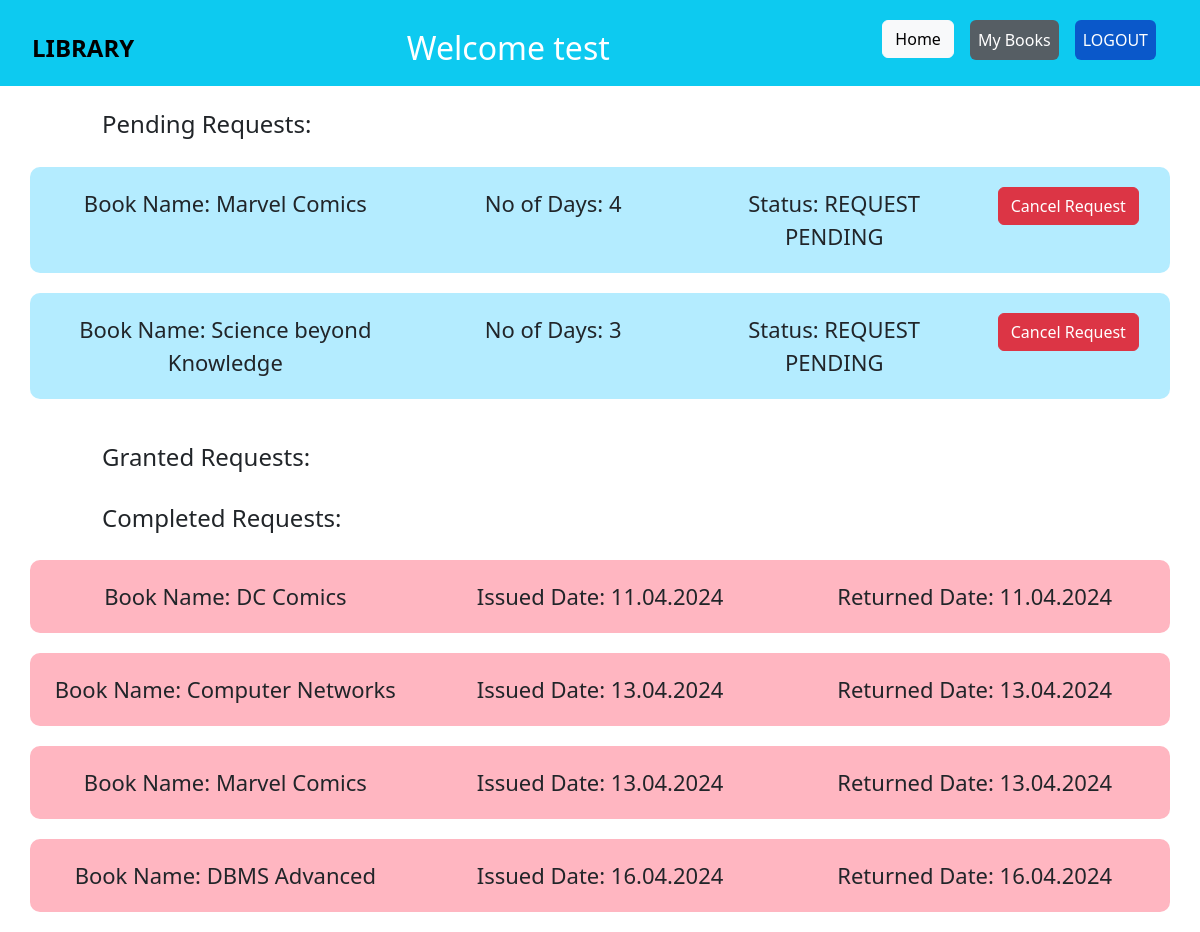
Page /my-books/2 (signed in) on the committed database.
### app.py (models this page shows)
class User(db.Model, UserMixin):
    __tablename__ = 'user'
    id = db.Column(db.Integer, primary_key=True, autoincrement=True, unique=True)
    username = db.Column(db.String(20), nullable=False, unique=True)
    name = db.Column(db.String(30))
    email = db.Column(db.String(40), unique=True)
    password = db.Column(db.String(80), nullable=False)

class Book(db.Model):
    __tablename__ = 'book'
    book_id = db.Column(db.Integer, primary_key=True, autoincrement=True, unique=True)
    book_name = db.Column(db.String(80), nullable=False)
    author = db.Column(db.String(50))
    sec_id = db.Column(db.Integer, db.ForeignKey("section.section_id"), nullable=False)

class Requested(db.Model):
    __tablename__ = 'requested'
    req_id = db.Column(db.Integer, primary_key=True, autoincrement=True, unique=True)
    user_id = db.Column(db.Integer, nullable=False)
    book_id = db.Column(db.Integer, nullable=False)
    no_of_days = db.Column(db.Integer, nullable=False)

class Completed(db.Model):
    __tablename__ = 'completed'
    req_id = db.Column(db.Integer, primary_key=True, unique=True)
    user_id = db.Column(db.Integer, db.ForeignKey("user.id"), nullable=False)
    book_id = db.Column(db.Integer, db.ForeignKey("book.book_id"), nullable=False)
    date_issued = db.Column(db.DateTime, default=datetime.now)
    date_returned = db.Column(db.DateTime, default=lambda: datetime.now() + timedelta(days=7))

### app.py (the view)
@app.route('/my-books/<int:userid>')
@login_required
def my_books(userid):
    user = User.query.get(userid)
    if not user:
        return "User not found", 404
    granted_requests = Granted.query.filter_by(user_id=userid).all()
    pending_requests = Requested.query.filter_by(user_id=userid).all()
    completed_requests = Completed.query.filter_by(user_id=userid).all()
    books = Book.query.all()
    return render_template("mybooks.html", user=user, pending_requests=pending_requests, granted_requests=granted_requests, completed_requests=completed_requests, books=books)

### app.py (called while the page is built)
@login_manager.user_loader
def load_user(user_id):
    return User.query.get(int(user_id))

### templates/mybooks.html (shortened to what this page needs)
<!DOCTYPE html>
<html lang="en">
<head>
    <link rel="stylesheet" href="../static/style.css">
    <link href="https://cdn.jsdelivr.net/npm/bootstrap@5.3.3/dist/css/bootstrap.min.css" rel="stylesheet">
</head>
<body>
    <div id="app">
        <nav class="navbar navbar-expand-lg navbar-dark bg-info" style="padding: 20px 0px 10px;">
            <div class="container-fluid">
                <a class="navbar-brand" href="#" style="font-size: 24px; color:black; padding-left: 20px;"><b>LIBRARY</b></a>
                <div class="collapse navbar-collapse" id="navbarNav">
                    <h2 class="d-flex mx-auto my-2 my-lg-0" align="center" style="color: white;">Welcome {{ user.username }} </h2>
                    <ul class="navbar-nav ml-auto">
                        <li class="nav-item">
                            <a class="nav-link" href="#"></a>
                        </li>
                        <li class="nav-item">
                            <a class="btn btn-light" href="{{ url_for('home', userid=current_user.id) }}">Home</a>
                        </li>
                        <li class="nav-item">
                            <a class="nav-link" href="#"></a>
                        </li>
                        <li class="nav-item">
                            <a href="#" class="btn btn-secondary nav-link active">My Books</a>
                        </li>
                        <li class="nav-item">
                            <a class="nav-link" href="#"></a>
                        </li>
                        <li class="nav-item">
                          <a class="btn btn-primary mb-3 nav-link active" aria-current="page" href="/logout">LOGOUT</a>
                        </li>
                        <li class="nav-item">
                            <a class="nav-link" href="#"></a>
                        </li>
                        <li class="nav-item">
                            <a class="nav-link" href="#"></a>
                        </li>
                    </ul>
                </div>
            </div>
        </nav>
        <div class="sections">
            <br>
            <div class="row">
                <div class="col-1"></div>
                <div class="col-3"><h4>Pending Requests:</h4></div>
            </div>
            {% for request in pending_requests %}
            <div class="container">
                <div class="row" align="center">
                    {% for book in books %}
                        {% if book.book_id == request.book_id %}
                            <div class="col-4" style="font-size: 22px;">Book Name: {{ book.book_name }}</div>
                        {% endif %}
                    {% endfor %}
                    <div class="col-3" style="font-size: 22px;">No of Days: {{ request.no_of_days }}</div>
                    <div class="col-3" style="font-size: 22px;">Status: REQUEST PENDING</div>
                    <div class="col-2">
                        <form action="/cancel-request" method="POST">
                            <button type="submit" class="btn btn-danger">Cancel Request</button>
                        </form>
                    </div>
                </div>
            </div>
            {% endfor %}
            <br>
            <div class="row">
                <div class="col-1"></div>
                <div class="col-3"><h4>Granted Requests:</h4></div>
            </div>
    <br>
    <div class="row">
        <div class="col-1"></div>
        <div class="col-3"><h4>Completed Requests:</h4></div>
    </div>
    {% for request in completed_requests %}
    <div class="container" style="background-color: lightpink;">
        <div class="row" align="center">
            {% for book in books %}
                {% if book.book_id == request.book_id %}
                    <div class="col" style="font-size: 22px;">Book Name: {{ book.book_name }}</div>
                {% endif %}
            {% endfor %}
            <div class="col" style="font-size: 22px;">Issued Date: {{ request.date_issued.strftime('%d.%m.%Y') }}</div>
            <div class="col" style="font-size: 22px;">Returned Date: {{ request.date_returned.strftime('%d.%m.%Y') }}</div>
        </div>
    </div>
    {% endfor %}
        </div>
    </div>
</body>
</html>

### static/style.css (style rules this page uses)
.sections .container { margin-top: 20px; margin-bottom: 20px; border-radius: 10px; padding: 20px 20px; background-color: rgba(106, 218, 255, 0.5); }

### rows in the picture
User: username "test"
Requested: no_of_days "4"
Book: book_name "Marvel Comics"
Requested: no_of_days "3"
Book: book_name "Science beyond Knowledge"
Completed: date_issued "11.04.2024", date_returned "11.04.2024"
Book: book_name "DC Comics"
Completed: date_issued "13.04.2024", date_returned "13.04.2024"
Book: book_name "Computer Networks"
Completed: date_issued "13.04.2024", date_returned "13.04.2024"
Completed: date_issued "16.04.2024", date_returned "16.04.2024"
Book: book_name "DBMS Advanced"
